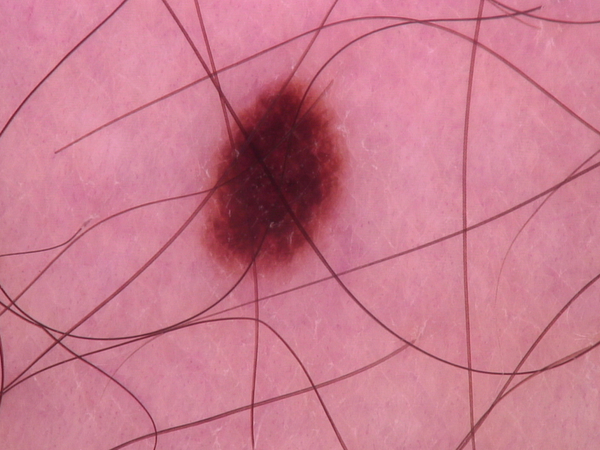
#> input picture Annotation analysis/example.jpg, 600 x 450 px
$ python -i inpaint_util_v2.py   (imports and definitions only)   (older library calls are emulated)
#> lines starting #> are read from the running program, lines starting #| are printed output that depends on the picture
import cv2
import numpy as np
from feature_hair_coverage import hair_coverage
import matplotlib.pyplot as plt

'''
this function will remove hair with any color, fixing the issue on our 1st version.
implemented Sobel and Laplacian edge detectin to ifind hair regardless of color
combined blackhat and tophat to find both black and white hair
added contrast enhancements using CLAHE (Contrast Limited Adaptive Histogram Equalization)

figured out adaptie thrusholding finally !!!

'''


def enhance_hair_mask(img_gray):
    # contrast enhancement - CLAHE
    clahe = cv2.createCLAHE(clipLimit=2.0, tileGridSize=(8,8))
    enhanced = clahe.apply(img_gray)

    # sobel and leplacian edge detection

    # apply sobel edge detection in both x and y directions
    #convert to float for more precision
    edges_sobel_x = cv2.Sobel(enhanced, cv2.CV_64F, 1, 0, ksize=3)
    edges_sobel_y = cv2.Sobel(enhanced, cv2.CV_64F, 0, 1, ksize=3)
    edges_sobel = np.sqrt(edges_sobel_x**2 + edges_sobel_y**2)
    edges_sobel = np.uint8(255 * edges_sobel / np.max(edges_sobel))

    #thin hair management - leplacian
    edges_laplacian = cv2.Laplacian(enhanced, cv2.CV_64F)
    edges_laplacian = np.uint8(255 * np.absolute(edges_laplacian) / np.max(np.absolute(edges_laplacian)))

    #combine edges from sobel and laplacian
    #normalize and combine the two edge maps
    combined_edges = np.uint8((np.array(edges_sobel, dtype=np.float32) +
                             np.array(edges_laplacian, dtype=np.float32)) / 2)

    return combined_edges

# [56 lines left out: function removeHair, not called in this run]

>>> import cv2
>>> picture = cv2.imread('../Annotation analysis/example.jpg', cv2.IMREAD_GRAYSCALE)
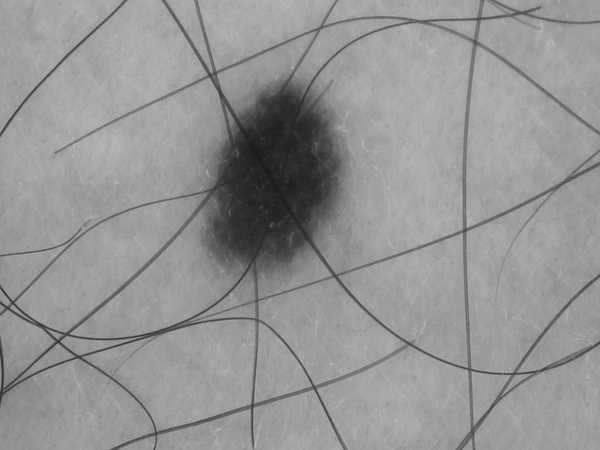
#> picture: shape (450, 600); min 26, max 189, mean 148.2
>>> result = enhance_hair_mask(picture)
#> in enhance_hair_mask, `enhanced = clahe.apply(img_gray)`:
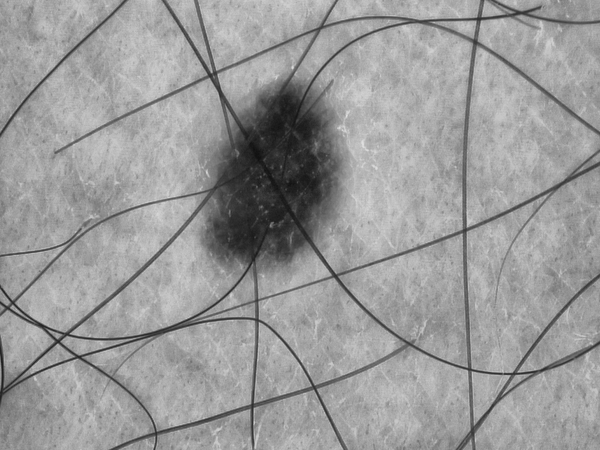
#> enhanced: shape (450, 600); min 16, max 223, mean 154.1
#> in enhance_hair_mask, `edges_sobel_x = cv2.Sobel(enhanced, cv2.CV_64F, 1, 0, ksize=3)`:
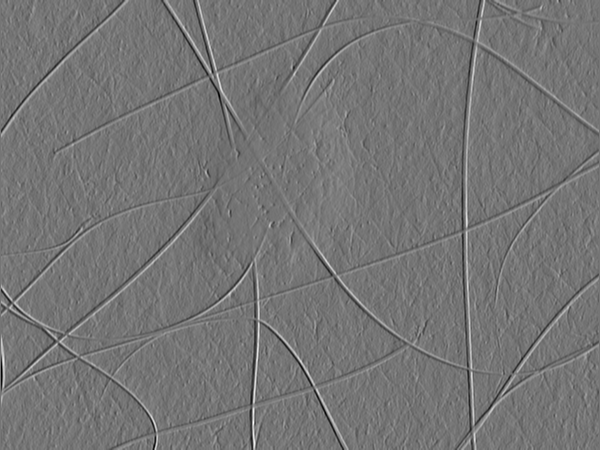
#> edges_sobel_x: shape (450, 600) float64; min -521, max 610, mean 0.2; drawn with min black and max white
#> in enhance_hair_mask, `edges_sobel_y = cv2.Sobel(enhanced, cv2.CV_64F, 0, 1, ksize=3)`:
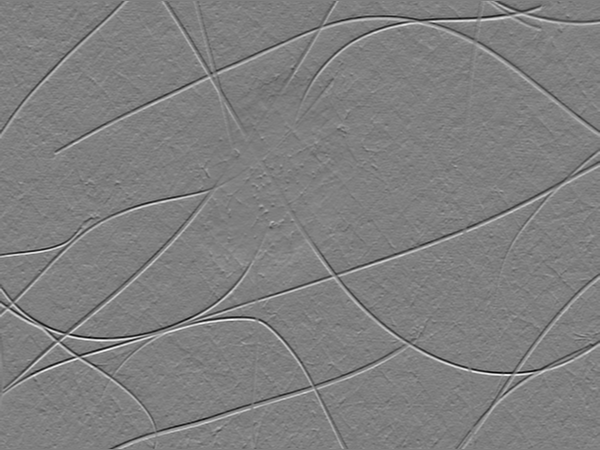
#> edges_sobel_y: shape (450, 600) float64; min -587, max 586, mean -0.3; drawn with min black and max white
#> in enhance_hair_mask, `edges_sobel = np.sqrt(edges_sobel_x**2 + edges_sobel_y**2)`:
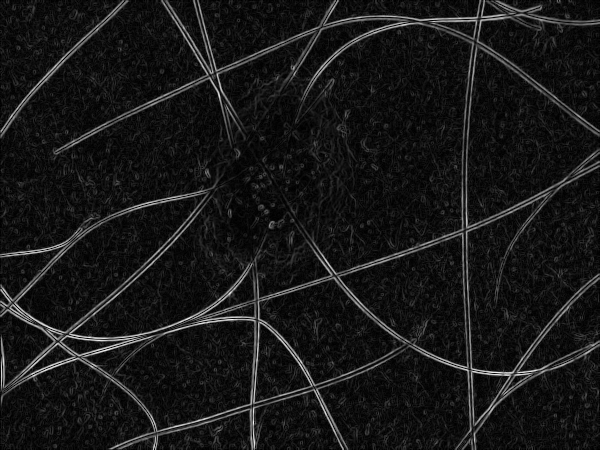
#> edges_sobel: shape (450, 600) float64; min 0, max 610.2, mean 57; drawn with min black and max white
#> in enhance_hair_mask, `edges_laplacian = cv2.Laplacian(enhanced, cv2.CV_64F)`:
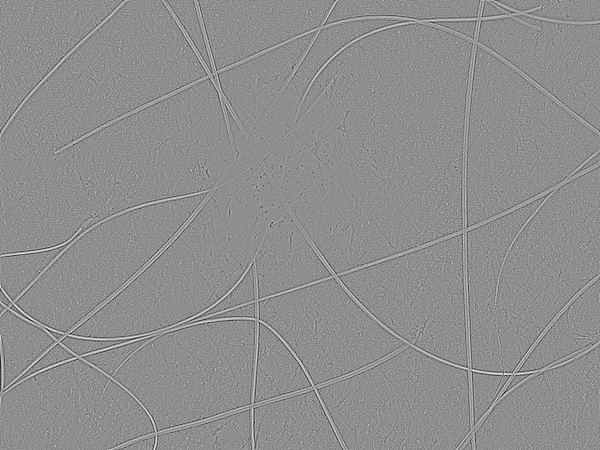
#> edges_laplacian: shape (450, 600) float64; min -218, max 170, mean 0; drawn with min black and max white
#> in enhance_hair_mask, `combined_edges = np.uint8((np.array(edges_sobel, dtype=np.float32) + n..`:
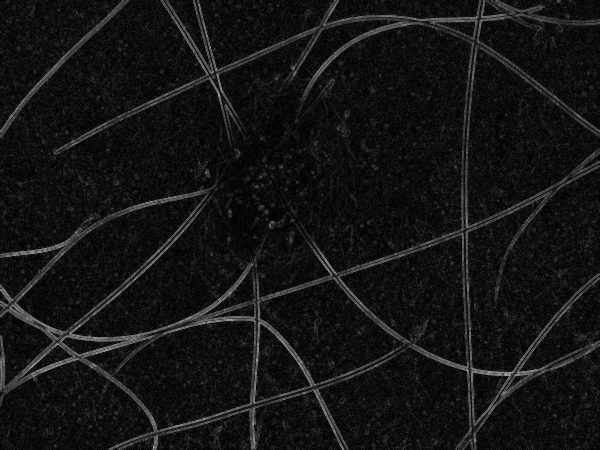
#> combined_edges: shape (450, 600); min 0, max 192, mean 20.4
